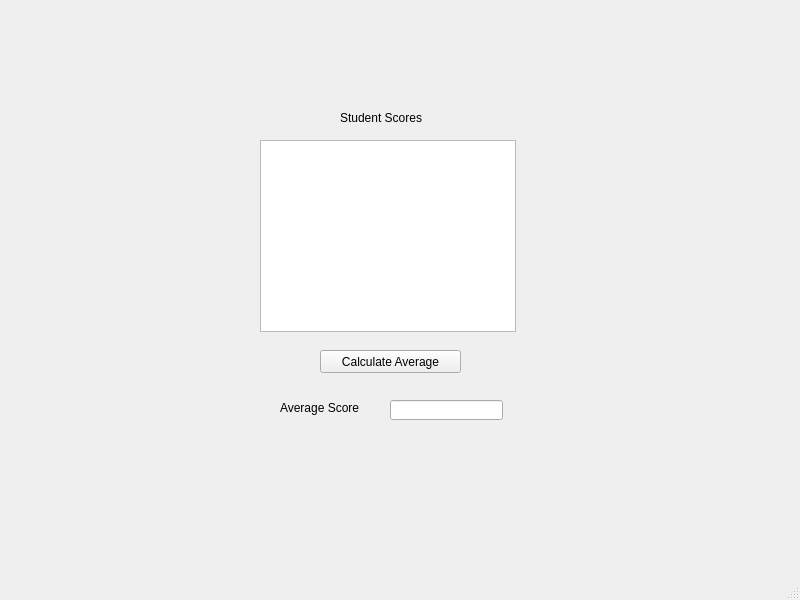
<?xml version="1.0" encoding="UTF-8"?>
<ui version="4.0">
 <class>MainWindow</class>
 <widget class="QMainWindow" name="MainWindow">
  <property name="geometry">
   <rect>
    <x>0</x>
    <y>0</y>
    <width>800</width>
    <height>600</height>
   </rect>
  </property>
  <property name="windowTitle">
   <string>MainWindow</string>
  </property>
  <widget class="QWidget" name="centralwidget">
   <widget class="QListWidget" name="lstStudentScores">
    <property name="geometry">
     <rect>
      <x>260</x>
      <y>140</y>
      <width>256</width>
      <height>192</height>
     </rect>
    </property>
   </widget>
   <widget class="QLineEdit" name="txtAverageResult">
    <property name="geometry">
     <rect>
      <x>390</x>
      <y>400</y>
      <width>113</width>
      <height>20</height>
     </rect>
    </property>
    <property name="readOnly">
     <bool>true</bool>
    </property>
   </widget>
   <widget class="QLabel" name="lblAverageScore">
    <property name="geometry">
     <rect>
      <x>280</x>
      <y>400</y>
      <width>91</width>
      <height>16</height>
     </rect>
    </property>
    <property name="text">
     <string>Average Score</string>
    </property>
   </widget>
   <widget class="QLabel" name="lblStudentScores">
    <property name="geometry">
     <rect>
      <x>340</x>
      <y>110</y>
      <width>91</width>
      <height>16</height>
     </rect>
    </property>
    <property name="text">
     <string>Student Scores</string>
    </property>
   </widget>
   <widget class="QPushButton" name="btnCalcAvg">
    <property name="geometry">
     <rect>
      <x>320</x>
      <y>350</y>
      <width>141</width>
      <height>23</height>
     </rect>
    </property>
    <property name="text">
     <string>Calculate Average</string>
    </property>
   </widget>
  </widget>
  <widget class="QMenuBar" name="menubar">
   <property name="geometry">
    <rect>
     <x>0</x>
     <y>0</y>
     <width>800</width>
     <height>22</height>
    </rect>
   </property>
  </widget>
  <widget class="QStatusBar" name="statusbar"/>
 </widget>
 <resources/>
 <connections/>
</ui>
